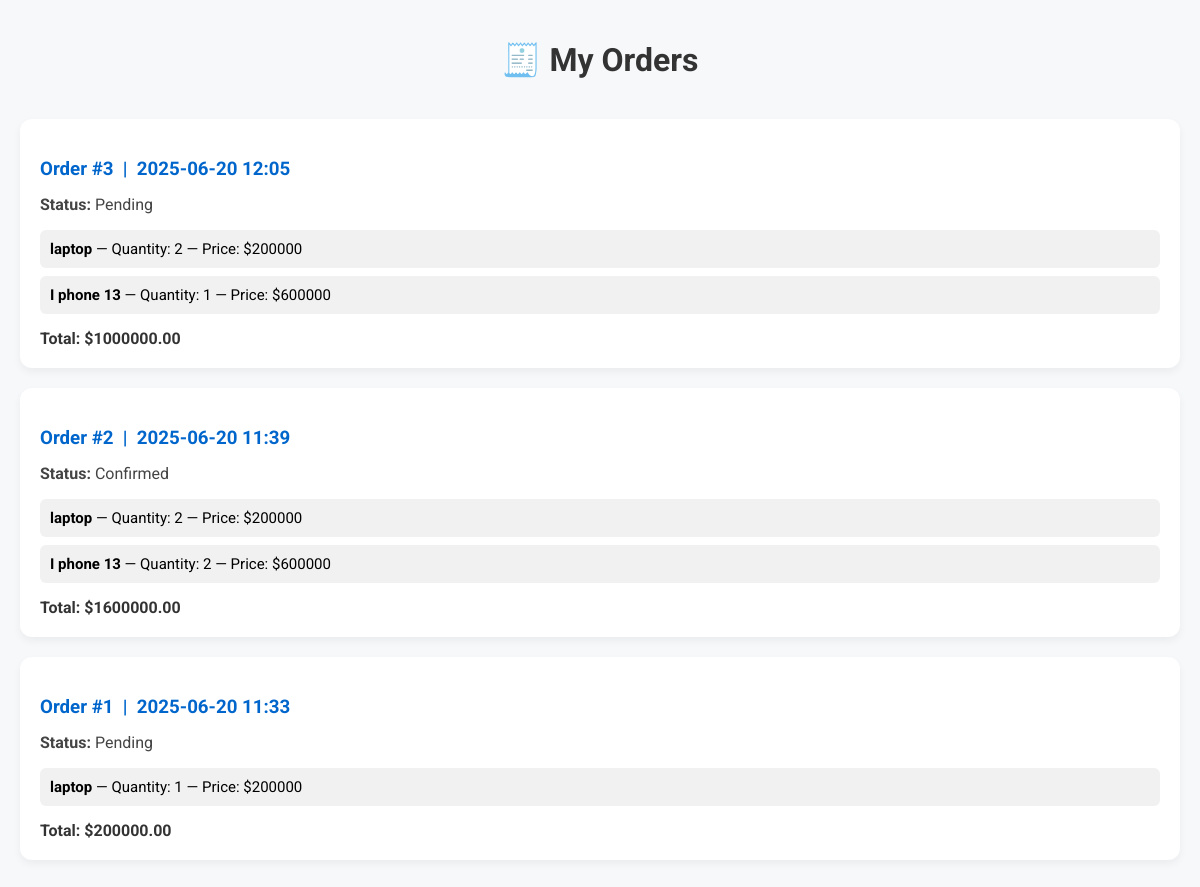
The app's page /my-orders/ (signed in) with its own data.
### shopping/models.py (models this page shows, shortened)
class Order(models.Model):
    STATUS_CHOICES = (
        ('pending', 'Pending'),
        ('confirmed', 'Confirmed'),
        ('shipped', 'Shipped'),
        ('delivered', 'Delivered'),
    )
    customer = models.ForeignKey(User, on_delete=models.CASCADE)
    products = models.TextField()  # Store JSON string of cart
    total_price = models.DecimalField(max_digits=10, decimal_places=2)
    created_at = models.DateTimeField(auto_now_add=True)
    status = models.CharField(max_length=20, choices=STATUS_CHOICES, default='pending')

### shopping/views.py (the view)
# urls.py: path('my-orders/', views.my_orders, name='my_orders'),
@login_required
def my_orders(request):
    orders = Order.objects.filter(customer=request.user).order_by('-created_at')
    for order in orders:
        order.product_data = json.loads(order.products)
    return render(request, 'my_orders.html', {'orders': orders})

### templates/my_orders.html (shortened to what this page needs)
{% load static %}
<!DOCTYPE html>
<html lang="en">
<head>
</head>
<body>
    <h1>🧾 My Orders</h1>
    {% if orders %}
        {% for order in orders %}
            <div class="order">
                <h3>Order #{{ order.id }} &nbsp;|&nbsp; {{ order.created_at|date:"Y-m-d H:i" }}</h3>
                <p><strong>Status:</strong> {{ order.status|capfirst }}</p>
                <ul>
                    {% for pid, item in order.product_data.items %}
                        <li>
                            <strong>{{ item.name }}</strong> —
                            Quantity: {{ item.quantity }} —
                            Price: ${{ item.price }}
                        </li>
                    {% endfor %}
                </ul>
                <div class="total">Total: ${{ order.total_price }}</div>
            </div>
        {% endfor %}
    {% else %}
        <p class="no-orders">You have no orders yet.</p>
    {% endif %}
</body>
</html>

### templates/my_orders.html (style rules this page uses)
body { font-family: 'Roboto', sans-serif; background-color: #f6f8fa; margin: 0; padding: 20px; }
h1 { text-align: center; color: #333; margin-bottom: 40px; }
.order { background-color: #fff; border-radius: 12px; box-shadow: 0 4px 8px rgba(0,0,0,0.05); padding: 20px; margin-bottom: 20px; transition: transform 0.2s ease; }
.order h3 { margin-bottom: 15px; color: #0066cc; }
.order p { margin: 5px 0 15px; color: #444; }
.order ul { list-style: none; padding-left: 0; margin-bottom: 15px; }
.order ul li { background: #f1f1f1; padding: 10px; border-radius: 6px; margin-bottom: 8px; font-size: 15px; }
.total { font-weight: bold; color: #333; font-size: 16px; }

### records on screen
Order: id "3", created_at "2025-06-20 12:05", status "Pending", name "laptop" "I phone 13", quantity "2" "1", price "200000" "600000", total_price "1000000.00"
Order: id "2", created_at "2025-06-20 11:39", status "Confirmed", name "laptop" "I phone 13", quantity "2" "2", price "200000" "600000", total_price "1600000.00"
Order: id "1", created_at "2025-06-20 11:33", status "Pending", name "laptop", quantity "1", price "200000", total_price "200000.00"
